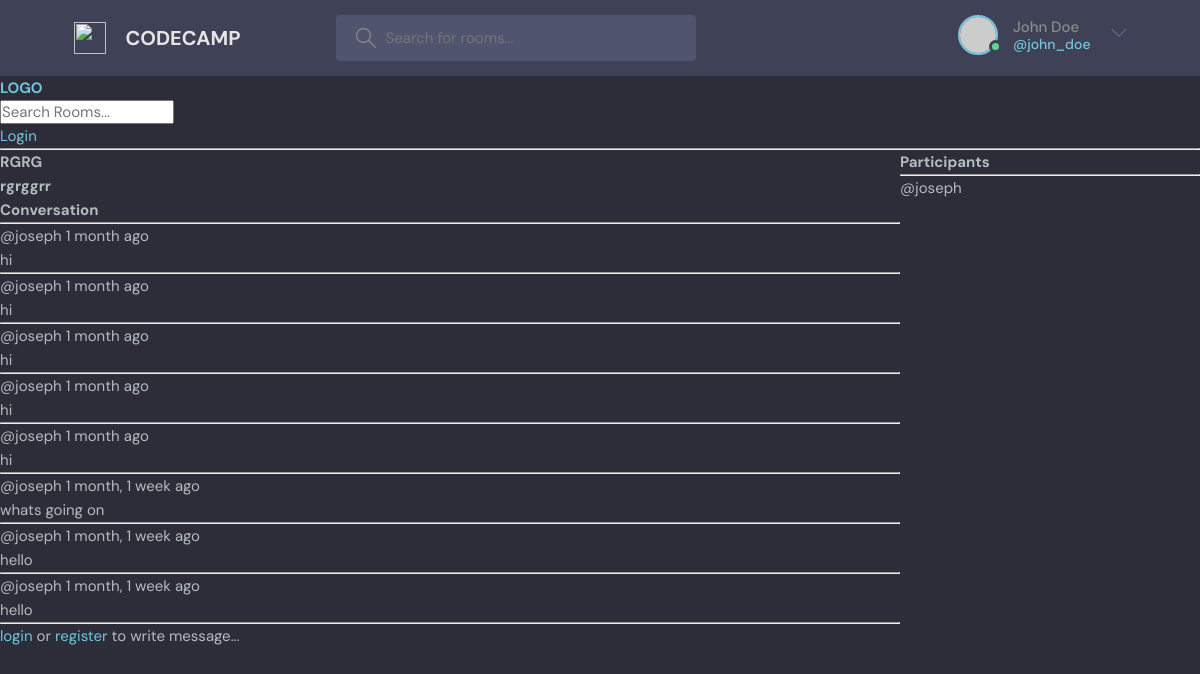
Page /room/7/ on the earlier database version.
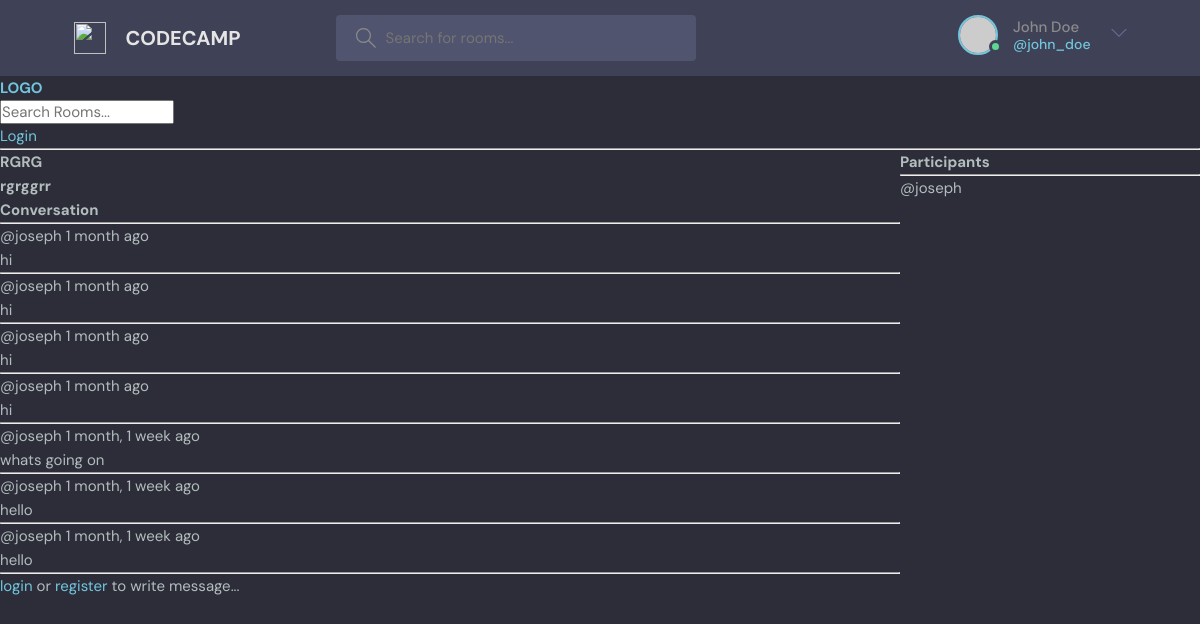
Same page on the later database version.
### base/models.py (models this page shows, shortened)
class Message(models.Model):
    user= models.ForeignKey(User, on_delete=models.CASCADE )
    room= models.ForeignKey(Room, on_delete=models.CASCADE )
    body= models.TextField()
    updated= models.DateTimeField(auto_now= True)
    created= models.DateTimeField( auto_now_add= True)
    class Meta:
        ordering= ['-updated', '-created']

### base/views.py (the view, shortened to what this page needs)
# urls.py: path('room/<str:pk>/', views.room, name= 'room'),
def room(request, pk):
    room = Room.objects.get(id=pk)
    room_messages= room.message_set.all()
    participants= room.participants.all()
    context = {'room': room, 'room_messages': room_messages, 'participants':participants}
    return render(request, 'base/room.html', context)

### base/templates/base/room.html (shortened to what this page needs)
{%extends 'main.html'%}
{%block content%}
<div class="room-container">
    <div>
        <h1>{{room.name|upper}}</h1>
        <p>
            <h2> {{room.description}}</h2>
        </p>
        <div class="comment-wrapper">
            <h3>Conversation</h3>
            <hr>
            {%for room_message in room_messages%}
            <div>
                <small>@{{room_message.user}} {{room_message.created|timesince}} ago</small>
                <p>{{room_message.body}}</p>
                <hr>
            </div>
            {%endfor%}
        </div>
        {%if request.user.is_authenticated%}
            <div class="comment-form">
                <form method="POST">
                    {%csrf_token%}
                    <input type="text" name="body" placeholder="write message here...">
                    <input type="submit" value="submit">
                </form>
            </div>
        {%else%}
            <p> <a href="{% url 'login'%}">login</a> or <a href="{%url 'register'%}">register</a> to write message...
            </p>
        {%endif%}
    </div>
        <div>
            <h3>Participants</h3>
            <hr>
            {%for participant in participants%}
            <div>
                <p>@{{participant.username}}</p>
            </div>
            {%endfor%}
        </div>
</div>
{%endblock%}

Differences in the rows shown:
removed Message: user "joseph", created "1 month", body "hi"
